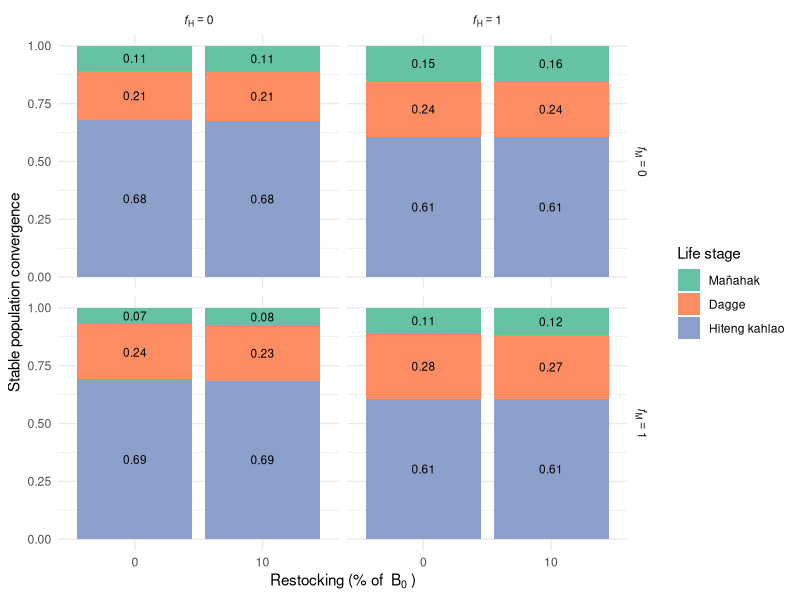
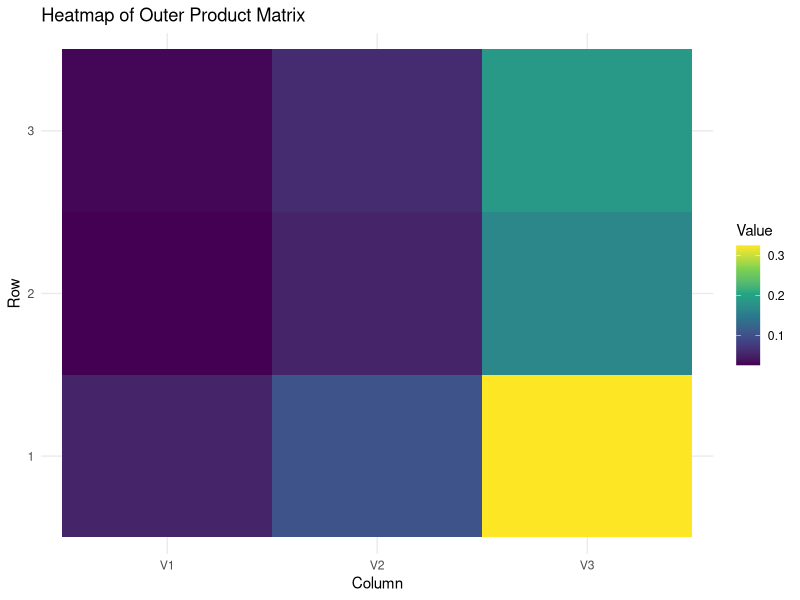
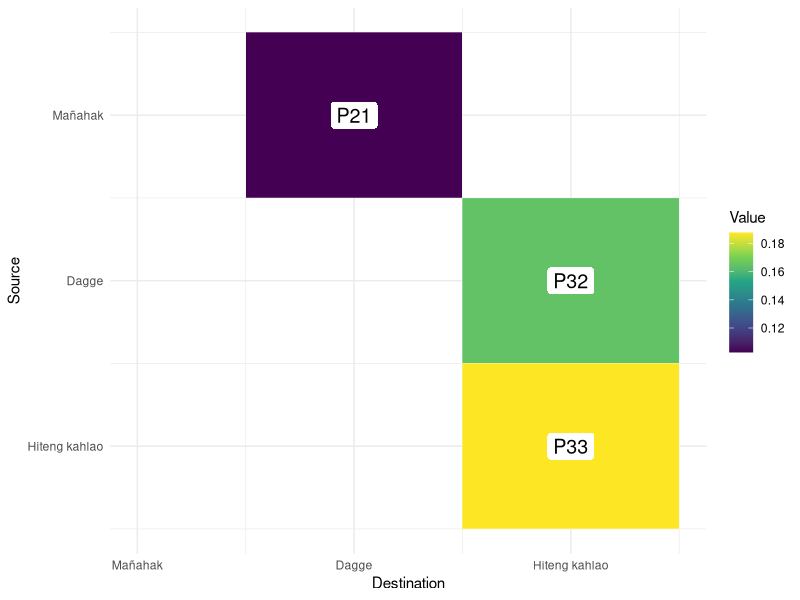
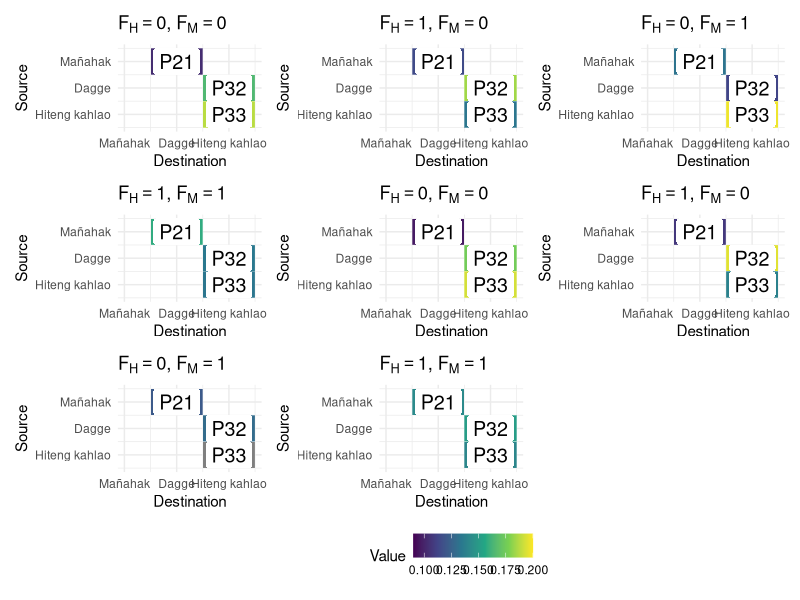
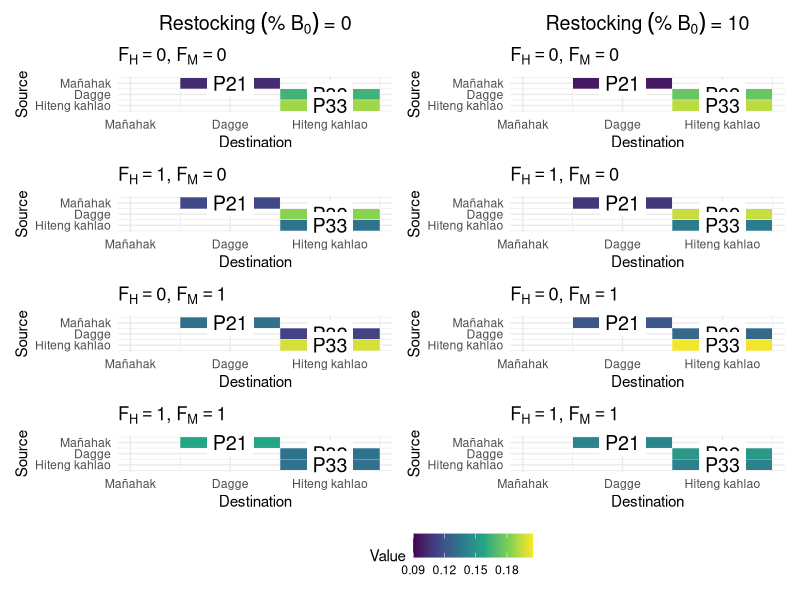
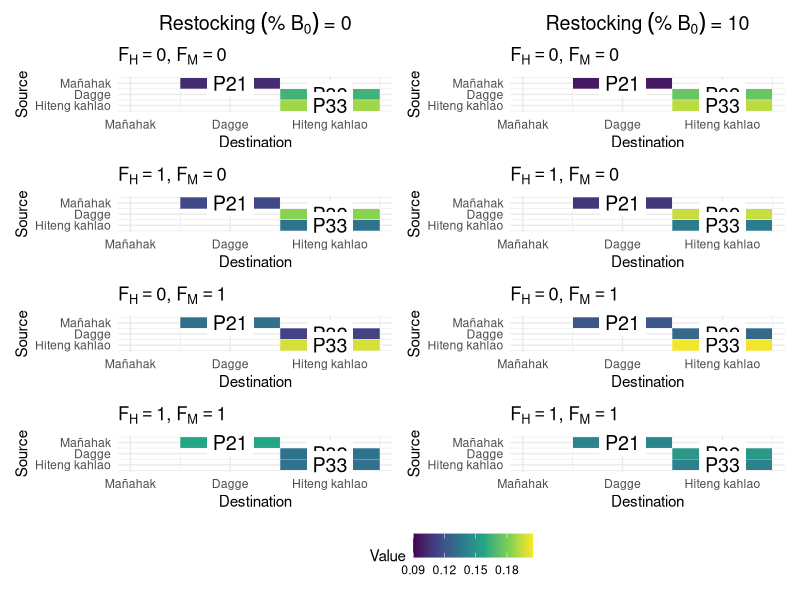

R code for these plots, in order:
library(tidyverse)
library(viridis)
library(purrr)
library(dplyr)
library(patchwork)

# Parameters
juvenile_mortality <- 0.9 / 2
subadult_mortality <- 0.54 / 2
adult_mortality <- 0.33 / 2
juvenile_survival_rate <- 1 - juvenile_mortality
subadult_survival_rate <- 1 - subadult_mortality
adult_survival_rate <-  1 - adult_mortality

juvenile_to_subadult_rate <- 1
subadult_to_adult_rate <- 0.5

reproduction_rate <- 2
reproduction_rate_2 <- 1.5

carrying_capacity <- 68
time_steps <- 200

# Parameter ranges
fishing_effort_values <- c(0, 0.5)
restocking_values <- c(0, 5.5) # Restocking scenarios

#Current fishing for burn in
F_current_instantaneous <- 0.09 
F_current_discrete <- (1 - exp(-F_current_instantaneous)) / 2
F_current_discrete

F_current_discrete_juv <- 0.01





run_simulation <- function(F_adults, F_juveniles, restocked_juveniles, burn_in_time = 100) {
  juvenile_population <- 10
  subadult_population <- 10
  adult_population <- 10
  
  # Store population over time and eigenvalues
  population_over_time <- numeric(time_steps)
  eigenvalues_over_time <- numeric(time_steps) 
  eigenvectors_over_time_r <- vector("list", time_steps)
  eigenvectors_over_time <- vector("list", time_steps)
  restocked_dagge_values <- numeric(time_steps) 
  
  for (t in 1:time_steps) {
    if (t <= burn_in_time) {
      F_adults_current <- F_current_discrete
      F_juveniles_current <- F_current_discrete_juv
      restocking <- 0
    } else {
      F_adults_current <- F_adults
      F_juveniles_current <- F_juveniles
      restocking <- restocked_juveniles
    }
    
    current_reproduction_rate <- ifelse(t %% 2 == 0, reproduction_rate, reproduction_rate_2)
    
    total_population <- juvenile_population + subadult_population + adult_population
    new_juveniles <- adult_population * current_reproduction_rate * (1 - total_population / carrying_capacity)
    surviving_juveniles <- juvenile_population * juvenile_survival_rate * (1 - F_juveniles_current)
    new_subadults <- juvenile_population * juvenile_to_subadult_rate
    surviving_subadults <- subadult_population * subadult_survival_rate
    new_adults <- subadult_population * subadult_to_adult_rate
    surviving_adults <- adult_population * adult_survival_rate * (1 - F_adults_current)
    
    if (t %% 2 == 0) {
      juvenile_population <- max(0, new_juveniles + surviving_juveniles - new_subadults - restocking)
      restocked_dagge <- restocking + (2.35 * (1 - restocking / carrying_capacity))
      
      restocked_dagge_values[t] <- restocked_dagge  # Store restocked dagge value
      subadult_population <- max(0, new_subadults + surviving_subadults - new_adults + restocked_dagge)
    } else {
      juvenile_population <- max(0, new_juveniles + surviving_juveniles - new_subadults)
      subadult_population <- max(0, new_subadults + surviving_subadults - new_adults)
    }
    
    adult_population <- max(0, new_adults + surviving_adults)
    
    # Store total population at each timestep
    total_population <- juvenile_population + subadult_population + adult_population
    population_over_time[t] <- total_population 
    
    
    # Construct the population transition matrix
    transition_matrix <- matrix(c(
      #0, 0, current_reproduction_rate - (restocking / carrying_capacity),  # Juvenile production
      - (restocking / carrying_capacity), 0, current_reproduction_rate,  # Juvenile production
      juvenile_survival_rate * (1 - F_juveniles_current) * juvenile_to_subadult_rate + (restocking + (2.35 * (1 - restocking / carrying_capacity))) / carrying_capacity, 0, 0,  # Juvenile survival to subadult
      0, subadult_survival_rate * subadult_to_adult_rate, adult_survival_rate * (1 - F_adults_current)  # Subadult survival & transition
    ), nrow = 3, byrow = TRUE)
    
    # Compute the dominant eigenvalue (growth rate)
    eigenvectors <- eigen(transition_matrix)$vectors
    principle_eigenvector <- eigenvectors[,1]
    eigenvectors_over_time[[t]] <- principle_eigenvector
    
    eigenvalues <- eigen(transition_matrix)$values
    dominant_eigenvalue <- max(Re(eigenvalues))  # Take the real part
    eigenvalues_over_time[t] <- dominant_eigenvalue
    
    
    #Second matrix for reproductive contribution
    #transition matrix for reproductive contribution
    transition_matrix_r <- matrix(c(
      - (restocking / carrying_capacity), juvenile_survival_rate * (1 - F_juveniles_current) * juvenile_to_subadult_rate + 
        (restocking + (2.35 * (1 - restocking / carrying_capacity))) / carrying_capacity, 0,
      0, 0, subadult_survival_rate * subadult_to_adult_rate,
      current_reproduction_rate, 0, adult_survival_rate * (1 - F_adults_current)
    ), nrow=3, byrow = TRUE)
    
    # Compute the dominant eigenvalue (growth rate)
    eigenvectors_r <- eigen(transition_matrix_r)$vectors
    principle_eigenvector_r <- eigenvectors_r[,1]
    eigenvectors_over_time_r[[t]] <- principle_eigenvector_r
    
    #transition sensitivity
    
  }
  
  return(list(
    avg_population_last_20 = mean(population_over_time[(time_steps - 19):time_steps]),
    avg_eigenvalue_last_20 = mean(eigenvalues_over_time[(time_steps - 19):time_steps]),  # Average last 20 timesteps
    end_eigenvector = eigenvectors_over_time[[time_steps]],
    end_eigenvector_r = eigenvectors_over_time_r[[time_steps]]
  ))
}



all_results <- data.frame()

for (restocked_juveniles in restocking_values) {
  sensitivity_results <- expand.grid(
    F_adults = fishing_effort_values,
    F_juveniles = fishing_effort_values
  ) %>%
    mutate(
      Avg_Total_Population = 0,
      Avg_Eigenvalue = 0,
      Eigenvector = vector("list", n()),
      Eigenvector_r = vector("list", n()),
      #Restocking_Percent = round((restocked_juveniles / reference_population$avg_population_last_20) * 100, 0),
      #scenario = paste0(
      #  "Restocking~'(% B0)':~", Restocking_Percent,
      #  "*','~F[H]==", F_adults*2,
      #  "*','~F[M]==", F_juveniles*2
      #)
      scenario = paste0(
        "F[H]==", F_adults * 2,
        "*','~F[M]==", F_juveniles * 2
      )
    )
  
  reference_population <- run_simulation(
    F_adults = 0,
    F_juveniles = 0,
    restocked_juveniles = 0,
    burn_in_time = 100
  )
  
  for (i in seq_len(nrow(sensitivity_results))) {
    sim_result <- run_simulation(
      F_adults = sensitivity_results$F_adults[i],
      F_juveniles = sensitivity_results$F_juveniles[i],
      restocked_juveniles = restocked_juveniles,
      burn_in_time = 100
    )
    
    sensitivity_results$Avg_Total_Population[i] <- sim_result$avg_population_last_20
    sensitivity_results$Avg_Eigenvalue[i] <- sim_result$avg_eigenvalue_last_20
    sensitivity_results$Eigenvector[[i]] <- sim_result$end_eigenvector
    sensitivity_results$Eigenvector_r[[i]] <- sim_result$end_eigenvector_r
  }
  
  sensitivity_results <- sensitivity_results %>%
    mutate(
      Relative_Population = Avg_Total_Population / reference_population$avg_population_last_20,
      Restocking_Percent = round((restocked_juveniles / reference_population$avg_population_last_20) * 100, 0)
    )
  
  all_results <- bind_rows(all_results, sensitivity_results)
}









###Visualizing population structure

all_results_long <- all_results %>%
  mutate(
    juvenile_contrib = map_dbl(Eigenvector_r, ~ Re(.x[1])),
    subadult_contrib = map_dbl(Eigenvector_r, ~ Re(.x[2])),
    adult_contrib = map_dbl(Eigenvector_r, ~ Re(.x[3]))
  )

all_results_long <- all_results_long %>%
  rowwise() %>%
  mutate(
    total = juvenile_contrib + subadult_contrib + adult_contrib,
    juvenile_prop = juvenile_contrib / total,
    subadult_prop = subadult_contrib / total,
    adult_prop = adult_contrib / total
  ) %>%
  ungroup()


# Create custom facet labels using expressions
all_results_long$F_adults <- factor(all_results_long$F_adults,
                                         levels = c(0, 0.25, 0.5),
                                         labels = c("italic(f)[H]==0", "italic(f)[H]==0.5", "italic(f)[H]==1")
)

all_results_long$F_juveniles <- factor(all_results_long$F_juveniles,
                                       levels = c(0, 0.25, 0.5),
                                       labels = c("italic(f)[M]==0", "italic(f)[M]==0.5", "italic(f)[M]==1")
)


# Plot
stabledist <- all_results_long %>%
  pivot_longer(cols = c(juvenile_prop, subadult_prop, adult_prop),
               names_to = "stage", values_to = "proportion") %>%
  mutate(
    stage = factor(stage, levels = c("juvenile_prop", "subadult_prop", "adult_prop"),
                   labels = c("Mañahak", "Dagge", "Hiteng kahlao"))
  ) %>%
  ggplot(aes(x = factor(Restocking_Percent), y = proportion, fill = stage)) +
  geom_bar(stat = "identity", position = "stack") +
  geom_text(aes(label = round(proportion, 2)),
            position = position_stack(vjust = 0.5),
            size = 3, color = "black") +
  facet_grid(F_juveniles ~ F_adults, labeller = label_parsed) +
  labs(x = bquote("Restocking (% of "~B[0]~")"), y = "Stable population convergence",
       fill = "Life stage") +
  theme_minimal() +
  theme(strip.text = element_text(face = "italic")) +
  scale_fill_brewer(palette = "Set2")

stabledist



#ggsave("~/Desktop/stabledist.png", stabledist, width=8, height=6, bg="transparent")










#################### New stuff - transition sensitivity #############################

all_results_long2 <- all_results_long

##Example looking at one matrix
# Get the first row's eigenvectors
v1 <- unlist(all_results_long2$Eigenvector[[1]])
v2 <- unlist(all_results_long2$Eigenvector_r[[1]])

#real part
v1_real <- Re(v1)
v2_real <- Re(v2)

# Outer product (matrix multiplication)
mat <- v1_real %*% t(v2_real)

# Normalize the matrix so it sums to 1
mat_norm <- mat / sum(mat)

# View the result
mat_norm

##### Do for all entries

all_results_long2$outer_products <- map2(all_results_long2$Eigenvector, all_results_long2$Eigenvector_r, ~ {
  v1 <- unlist(.x)
  v2 <- unlist(.y)
  
  # Extract real part of the eigenvectors
  v1_real <- Re(v1)
  v2_real <- Re(v2)
  
  # Flip sign of the entire vector if any real part is negative
  if (any(v1_real < 0)) v1 <- -v1
  if (any(v2_real < 0)) v2 <- -v2
  
  # Optional: Normalize by sum or max value
  # v1 <- v1 / sum(v1)
  # v2 <- v2 / sum(v2)
  
  # Outer product of eigenvectors
  mat <- v1 %*% t(v2)
  mat / sum(mat)  # Normalize so the sum equals 1
})



# Example: Visualize the first matrix (for example)
m <- all_results_long2$outer_products[[1]]

df_heat <- as.data.frame(Re(m)) %>%  # <--- take the real part
  mutate(Row = row_number()) %>%
  pivot_longer(-Row, names_to = "Col", values_to = "Value")


ggplot(df_heat, aes(x = Col, y = factor(Row), fill = Value)) +
  geom_tile() +
  scale_fill_viridis_c() +
  labs(title = "Heatmap of Outer Product Matrix", x = "Column", y = "Row") +
  theme_minimal()

##only ones that are happening are P21, P32, P33
# Visualize a specific outer product matrix
# Visualize a specific outer product matrix
m <- all_results_long2$outer_products[[1]]

df_heat <- as.data.frame(Re(m)) %>%
  mutate(Row = row_number()) %>%
  pivot_longer(-Row, names_to = "Col", values_to = "Value") %>%
  mutate(
    Col = as.numeric(gsub("V", "", Col))
  ) %>%
  filter((Row == 1 & Col == 2) |
           (Row == 2 & Col == 3) |
           (Row == 3 & Col == 3)) %>%
  mutate(
    Label = case_when(
      Row == 1 & Col == 2 ~ "P21",
      Row == 2 & Col == 3 ~ "P32",
      Row == 3 & Col == 3 ~ "P33"
    )
  )

ggplot(df_heat, aes(x = Col, y = Row, fill = Value)) +
  geom_tile(color = "white") +
  geom_label(aes(label = Label), fill = "white", color = "black", size = 5, label.size = 0) +
  scale_fill_viridis_c() +
  scale_y_reverse(breaks = 1:3, labels = c("Mañahak", "Dagge", "Hiteng kahlao")) +
  scale_x_continuous(
    breaks = 1:3,
    labels = c("Mañahak", "Dagge", "Hiteng kahlao"),
    limits = c(1, 3.5)  # Force inclusion of Stage 1
  ) +
  labs(
    x = "Destination", y = "Source"
  ) +
  theme_minimal()


# Loop over outer products and scenarios
#all_results_long2$scenario <- paste0("Scenario_", seq_len(nrow(all_results_long2)))

library(patchwork)


# Example definition for the scenario
# Assuming `restocked_juveniles`, `F_adults`, and `F_juveniles` are vectors you want to reference in the plot



# Now use this scenario label in your ggplot
plots <- map2(
  all_results_long2$outer_products,
  all_results_long2$scenario,
  ~ {
    m <- .x
    scenario_name <- .y
    
    df_heat <- as.data.frame(Re(m)) %>%
      mutate(Row = row_number()) %>%
      pivot_longer(-Row, names_to = "Col", values_to = "Value") %>%
      mutate(
        Col = as.numeric(gsub("V", "", Col))
      ) %>%
      filter((Row == 1 & Col == 2) |
               (Row == 2 & Col == 3) |
               (Row == 3 & Col == 3)) %>%
      mutate(
        Label = case_when(
          Row == 1 & Col == 2 ~ "P21",
          Row == 2 & Col == 3 ~ "P32",
          Row == 3 & Col == 3 ~ "P33"
        )
      )
    
    ggplot(df_heat, aes(x = Col, y = Row, fill = Value)) +
      geom_tile(color = "white") +
      geom_label(aes(label = Label), fill = "white", color = "black", size = 5, label.size = 0) +
      scale_fill_viridis_c(limits = c(0.09, 0.2)) +  # Set the same color scale limits
      scale_y_reverse(breaks = 1:3, labels = c("Mañahak", "Dagge", "Hiteng kahlao")) +
      scale_x_continuous(
        breaks = 1:3,
        labels = c("Mañahak", "Dagge", "Hiteng kahlao"),
        limits = c(1, 3.5)
      ) +
      labs(
        title = parse(text = scenario_name),
        # Use the dynamic scenario name with bquote
        x = "Destination", y = "Source"
      ) +
      theme_minimal()
  }
)



# Create a single legend using a dummy plot (use same limits and color scale)
legend_plot <- ggplot(df_heat, aes(x = Col, y = Row, fill = Value)) +
  geom_tile() +
  scale_fill_viridis_c(limits = c(0.09, 0.2)) +  # Match the scale limits to the others
  theme_minimal() +
  theme(legend.position = "bottom")  # Add legend at the bottom

# Combine the plots with a common legend using patchwork
combined_plot <- wrap_plots(plots[1:nrow(all_results_long2)]) + 
  plot_layout(guides = "collect") & 
  theme(legend.position = "bottom")

# View the combined plot with the common legend
combined_plot


#ggsave("~/Desktop/transition_plot.png", combined_plot, width=18, height=8, bg="transparent")
















# Split the plots by restocking = 0 and restocking = 10

library(tidyverse)
library(patchwork)

# Create helper function for plotting
make_heatmap_plot <- function(m, scenario_name) {
  df_heat <- as.data.frame(Re(m)) %>%
    mutate(Row = row_number()) %>%
    pivot_longer(-Row, names_to = "Col", values_to = "Value") %>%
    mutate(
      Col = as.numeric(gsub("V", "", Col))
    ) %>%
    filter((Row == 1 & Col == 2) |
             (Row == 2 & Col == 3) |
             (Row == 3 & Col == 3)) %>%
    mutate(
      Label = case_when(
        Row == 1 & Col == 2 ~ "P21",
        Row == 2 & Col == 3 ~ "P32",
        Row == 3 & Col == 3 ~ "P33"
      )
    )
  
  ggplot(df_heat, aes(x = Col, y = Row, fill = Value)) +
    geom_tile(color = "white") +
    geom_label(aes(label = Label), fill = "white", color = "black", size = 5, label.size = 0) +
    scale_fill_viridis_c(limits = c(0.09, 0.205)) +
    scale_y_reverse(breaks = 1:3, labels = c("Mañahak", "Dagge", "Hiteng kahlao")) +
    scale_x_continuous(
      breaks = 1:3,
      labels = c("Mañahak", "Dagge", "Hiteng kahlao"),
      limits = c(1, 3.5)
    ) +
    labs(
      title = parse(text = scenario_name),
      x = "Destination", y = "Source"
    ) +
    theme_minimal()
}

# Filter and plot restocking = 0
df_0 <- all_results_long2 %>% filter(Restocking_Percent == 0)
plots_0 <- map2(df_0$outer_products, df_0$scenario, make_heatmap_plot)

# Filter and plot restocking = 10
df_10 <- all_results_long2 %>% filter(Restocking_Percent == 10)
plots_10 <- map2(df_10$outer_products, df_10$scenario, make_heatmap_plot)




# Create custom titles using plotmath-compatible text
title_0 <- ggplot() + 
  annotate("text", x = 1, y = 1, 
           label = "Restocking~('% B'[0]*'')*' = 0'", 
           parse = TRUE, size = 5) +
  theme_void() +
  theme(plot.margin = margin(0, 0, -10, 0))  # reduce spacing below

title_10 <- ggplot() + 
  annotate("text", x = 1, y = 1, 
           label = "Restocking~('% B'[0]*'')*' = 10'", 
           parse = TRUE, size = 5) +
  theme_void() +
  theme(plot.margin = margin(0, 0, -10, 0))


col_0 <- title_0 / wrap_plots(plots_0, ncol = 1) + plot_layout(heights = c(0.08, 1))
col_10 <- title_10 / wrap_plots(plots_10, ncol = 1) + plot_layout(heights = c(0.08, 1))

combined_plot <- (col_0 | col_10) +
  plot_layout(guides = "collect") &
  theme(legend.position = "bottom")


combined_plot

# Save to file
ggsave("~/Desktop/transition_plot.png", combined_plot, width = 10, height = 12, bg = "transparent")
